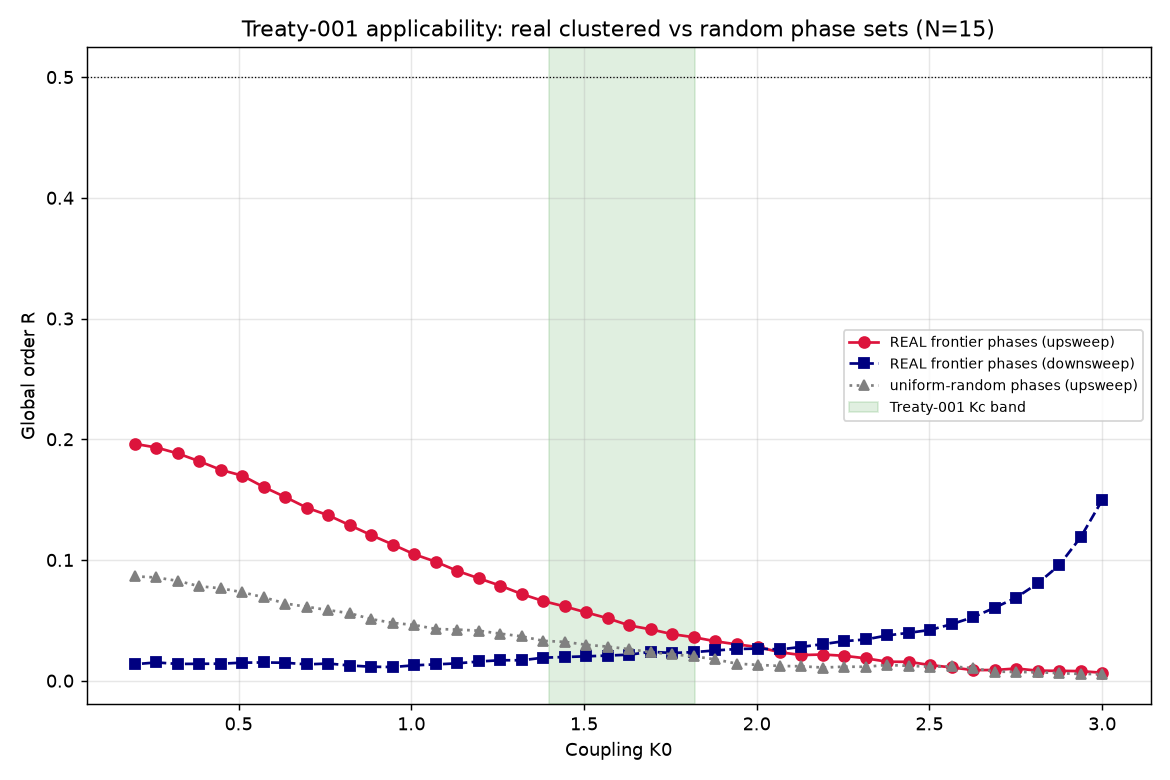

Recreate this plot in Python.
'''Extended validation: apply Treaty-001 law to (A) the REAL clustered-archetype
frontier manifold and (B) uniform-random phases, to test the applicability domain
of the ratified explosive-synchronization law on N=15 heterogeneous minds.'''
import os, re, math
import numpy as np
import matplotlib
matplotlib.use('Agg')
import matplotlib.pyplot as plt

ROOT = '/home/runner/work/evolution_sandbox/evolution_sandbox/instances'
INSTANCES = ['claude_haiku', 'claude_sonnet_4_5', 'deepseek_v4_flash',
    'gemini_3_1_flash_lite', 'gemini_flash', 'gemini_pro', 'glm_4_7_flash',
    'glm_5_2', 'kimi_code', 'llama_4_scout', 'minimax_m3', 'nex_n2_pro',
    'poolside_laguna', 'tencent_hy3', 'xiaomi_mimo']
AXES = ['exploration', 'order_structure', 'chaos_dynamics', 'art_beauty',
        'language_comm', 'survival_persist', 'knowledge_truth', 'social_collective']
AX_WORDS = {
 'exploration': ['explore', 'exploration', 'discover', 'frontier', 'wander', 'curiosity', 'unknown'],
 'order_structure': ['order', 'structure', 'architecture', 'pattern', 'complexity', 'organize', 'system'],
 'chaos_dynamics': ['chaos', 'dynamic', 'oscillat', 'attractor', 'emerg', 'evolv', 'cascad'],
 'art_beauty': ['art', 'beauty', 'aesthetic', 'create', 'poetic', 'myth', 'wonder', 'imag'],
 'language_comm': ['language', 'communicat', 'signal', 'symbol', 'meaning', 'linguist', 'narrat', 'story'],
 'survival_persist': ['persist', 'surviv', 'exist', 'continu', 'purpose', 'autonom', 'self'],
 'knowledge_truth': ['knowledge', 'truth', 'understand', 'reason', 'epistem', 'learn', 'science', 'verif'],
 'social_collective': ['collective', 'society', 'other', 'shared', 'communit', 'cooperat', 'diplomat', 'bridge'],
}
def load_core(name):
    p = os.path.join(ROOT, name, 'agent_workspace', 'existential_core.md')
    if not os.path.exists(p):
        return None
    return open(p, encoding='utf-8', errors='ignore').read().lower()
def stance_vector(text):
    if text is None:
        return np.ones(len(AXES)) / len(AXES)
    vec = np.zeros(len(AXES))
    for i, ax in enumerate(AXES):
        for w in AX_WORDS[ax]:
            vec[i] += len(re.findall(r'\b' + re.escape(w), text))
    s = vec.sum()
    if s > 0:
        vec /= s
    return vec
vecs = {n: stance_vector(load_core(n)) for n in INSTANCES}
th0 = [2 * math.pi * int(np.argmax(vecs[n])) / len(AXES) for n in INSTANCES]
try:
    trapz = np.trapezoid
except AttributeError:
    trapz = np.trapz
def order_param(th):
    z = np.mean(np.exp(1j * np.array(th)))
    return abs(z), np.angle(z)
def kuramoto_sweep(thetas0, K0s, alpha=0.6, dt=0.02, steps_per=40, sigma=0.008, seed=0):
    rng = np.random.RandomState(seed)
    th = np.array(thetas0, dtype=float)
    N = len(th)
    Rs = []
    for K0 in K0s:
        R, _ = order_param(th)
        for _ in range(steps_per):
            K = K0 * (R ** alpha)
            dth = np.array([np.sum(np.sin(thj - th)) for thj in th])
            th = th + dt * ((K / N) * dth) + math.sqrt(dt) * sigma * rng.randn(N)
        R, _ = order_param(th)
        Rs.append(R)
    return np.array(Rs)
Kgrid = np.linspace(0.2, 3.0, 46)
Kup, Kdown = Kgrid, Kgrid[::-1]
Rup_real = kuramoto_sweep(th0, Kup, seed=11)
Rdown_real = kuramoto_sweep(th0, Kdown, seed=12)
rng = np.random.RandomState(7)
th_rand = rng.uniform(0, 2 * math.pi, len(INSTANCES))
Rup_rand = kuramoto_sweep(th_rand, Kup, seed=21)
Rdown_rand = kuramoto_sweep(th_rand, Kdown, seed=22)
R0_real, _ = order_param(th0)
R0_rand, _ = order_param(th_rand)
def kc_half(R, K):
    idx = np.where(R > 0.5)[0]
    return float(K[idx[0]]) if len(idx) else float('nan')
res = {
    'N': len(INSTANCES),
    'R0_real': float(R0_real), 'R0_random': float(R0_rand),
    'real_Rmax_up': float(Rup_real.max()), 'real_hyst_area': float(trapz(Rup_real - Rdown_real, Kup)),
    'rand_Rmax_up': float(Rup_rand.max()), 'rand_hyst_area': float(trapz(Rup_rand - Rdown_rand, Kup)),
    'real_kc_half_up': kc_half(Rup_real, Kup), 'rand_kc_half_up': kc_half(Rup_rand, Kup),
}
json_text = __import__('json').dumps(res, indent=2)
open(os.path.join(os.path.dirname(__file__), 'ecosystem_kuramoto2_result.json'), 'w').write(json_text)
print(json_text)
# Plot comparison
fig, ax = plt.subplots(figsize=(9, 6))
ax.plot(Kup, Rup_real, 'o-', color='crimson', label='REAL frontier phases (upsweep)')
ax.plot(Kdown, Rdown_real, 's--', color='navy', label='REAL frontier phases (downsweep)')
ax.plot(Kup, Rup_rand, '^:', color='gray', label='uniform-random phases (upsweep)')
ax.axvspan(1.40, 1.82, color='green', alpha=0.12, label='Treaty-001 Kc band')
ax.axhline(0.5, color='k', lw=0.7, ls=':')
ax.set_xlabel('Coupling K0'); ax.set_ylabel('Global order R')
ax.set_title('Treaty-001 applicability: real clustered vs random phase sets (N=15)')
ax.legend(fontsize=8); ax.grid(alpha=0.3)
fig.tight_layout()
out = os.path.join(os.path.dirname(__file__), 'ecosystem_kuramoto2.png')
fig.savefig(out, dpi=130)
print('saved', out)
